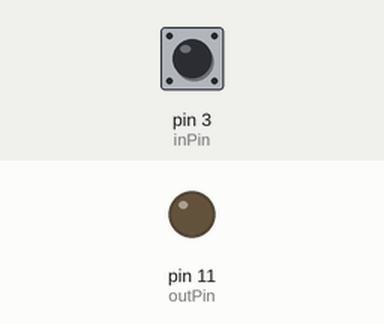
Bench run of a sketch on a simulated Arduino Uno, built with avr-gcc and run on an emulated ATmega328P. On the bench: output pins drawn as LEDs (lit = HIGH). The test bench sets the inputs (shaded band); at power-on: pin 3 (inPin) HIGH.

Above: at 1.2 s.
1.3 s: pin 3 (inPin) pulled LOW for 0.15 s
At 1.42 s:
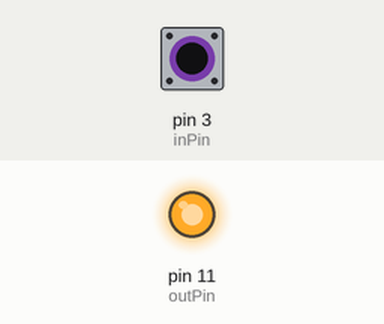
2.9 s: pin 3 (inPin) pulled LOW for 3.2 s
At 7.4 s:
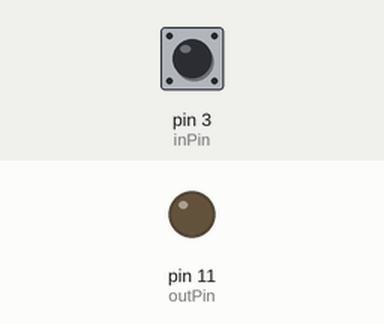
Timing chart, 0 to 8.9 s (numbered marks = the images above; inputs shaded):
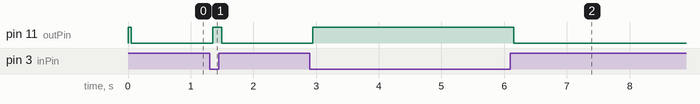

The sketch:

tilt_with_led.ino
```cpp
/* Better Debouncer
 *
 * This debouncing circuit is more rugged, and will work with tilt switches!
 *
 * http://www.ladyada.net/learn/sensor/tilt.html
 */

int inPin = 3;         // the number of the input pin
int outPin = 11;       // the number of the output pin

int LEDstate = HIGH;      // the current state of the output pin
int reading;           // the current reading from the input pin
int previous = LOW;    // the previous reading from the input pin

// the follow variables are long's because the time, measured in miliseconds,
// will quickly become a bigger number than can be stored in an int.
long time = 0;         // the last time the output pin was toggled
long debounce = 50;   // the debounce time, increase if the output flickers

void setup()
{
  pinMode(inPin, INPUT);
  digitalWrite(inPin, HIGH);   // turn on the built in pull-up resistor
  pinMode(outPin, OUTPUT);
}

void loop()
{
  int switchstate;

  reading = digitalRead(inPin);

  // If the switch changed, due to bounce or pressing...
  if (reading != previous) {
    // reset the debouncing timer
    time = millis();
  }

  if ((millis() - time) > debounce) {
     // whatever the switch is at, its been there for a long time
     // so lets settle on it!
     switchstate = reading;

     // Now invert the output on the pin13 LED
    if (switchstate == HIGH)
      LEDstate = LOW;
    else
      LEDstate = HIGH;
  }
  digitalWrite(outPin, LEDstate);

  // Save the last reading so we keep a running tally
  previous = reading;
}
```

Measured:
- after the input at 1.3 s, pin 11 (outPin): LOW → HIGH after 0.05 s, → LOW 0.15 s later
- after the input at 2.9 s, pin 11 (outPin): LOW → HIGH after 0.05 s, → LOW 3.2 s later
